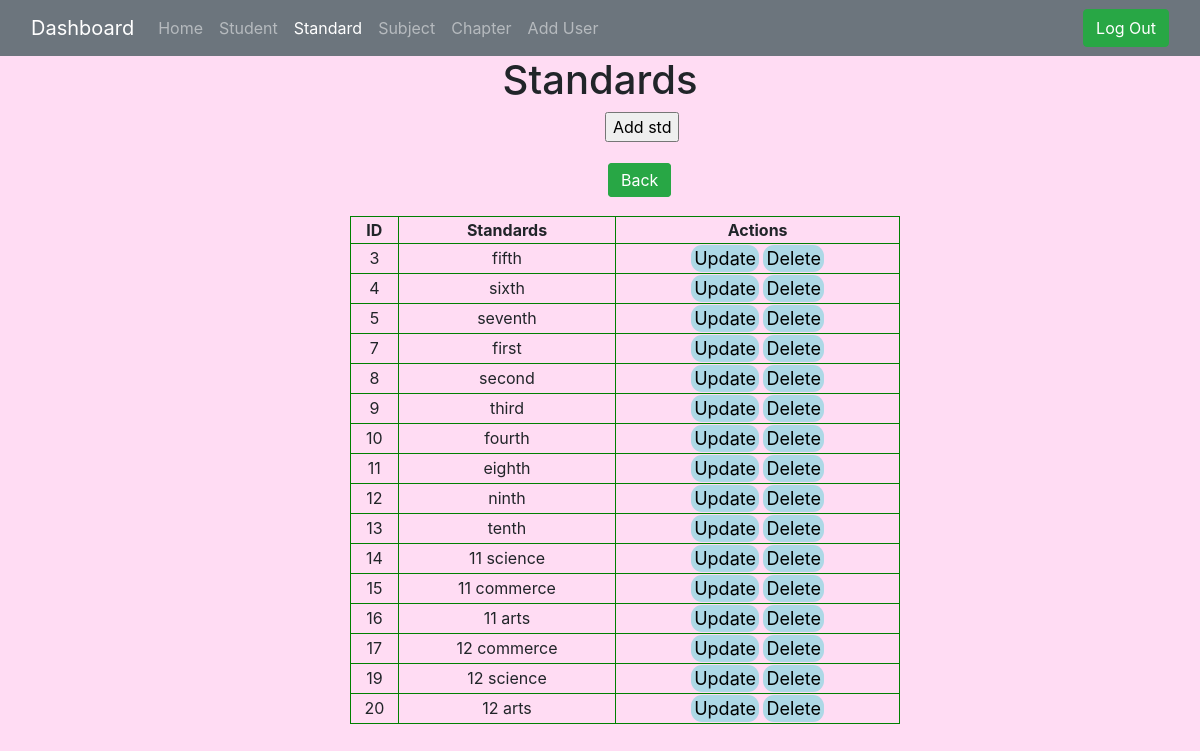
/standards.php (signed in), run on the app's committed database.
### tables this page shows
CREATE TABLE `standards` (
  `id` int NOT NULL,
  `std_name` varchar(100) NOT NULL
);

### standards.php (the view, shortened to what this page needs)
<?php include "navbar.php"?>
<!DOCTYPE html>
<html lang="en">
<head>
    <link rel="stylesheet" href="https://stackpath.bootstrapcdn.com/bootstrap/4.5.0/css/bootstrap.min.css">
    <link rel="stylesheet" href="https://maxcdn.bootstrapcdn.com/font-awesome/4.7.0/css/font-awesome.min.css">
</head>
<body>
    <h1 class="header">Standards</h1>
    <a href="addstd.php"><input class="btn1" type="button" value="Add std"></a><br>
    <a class='btn btn-success backbtn'  href='dashboard.php'>Back</a><br>
</body>
</html>
<?php
require "db.php";
$query = "SELECT * FROM `standards`";
$result = mysqli_query($conn, $query);
echo "<table class='table1' border='1'>
        <br>
        <tr>
        <th>ID</th>
        <th>Standards</th>
        <th>Actions</th>
        </tr>";
while ($row = mysqli_fetch_array($result)) {
    echo "<tr>";
    echo "<td>" . $row['id'] . "</td>";
    echo "<td>" . $row['std_name'] . "</td>";
    echo "<td>" ."<a class='buttons' href='updatestd.php?id=" . $row['id'] . "'>Update</a>". " " . "<a class='buttons' href='deleteStandard.php?id=" . $row['id'] . "'>Delete</a>" . "</td>"; ;
    echo "</tr>";
}
echo "</table>";
?>

### navbar.php (shortened to what this page needs)
<?php
    $curPageName = substr($_SERVER["SCRIPT_NAME"],strrpos($_SERVER["SCRIPT_NAME"],"/")+1);
?>
<!DOCTYPE html>
<html lang="en">
<head>
</head>
<link rel="stylesheet" href="https://stackpath.bootstrapcdn.com/bootstrap/4.5.0/css/bootstrap.min.css">
<link rel="stylesheet" href="https://maxcdn.bootstrapcdn.com/font-awesome/4.7.0/css/font-awesome.min.css">
<body>
<nav class="navbar navbar-expand-lg navbar-dark bg-secondary ">
<div class="container-fluid">
  <a class="navbar-brand" href="dashboard.php">Dashboard</a>
  <div class="collapse navbar-collapse" id="navbarNav">
    <ul class="navbar-nav">
      <li class="nav-item<?php if($curPageName === 'dashboard.php') echo ' active';?>">
        <a class="nav-link" href="dashboard.php">Home <span class="sr-only">(current)</span></a>
      </li>
      <li class="nav-item<?php if($curPageName === 'student.php') echo ' active';?>">
        <a class="nav-link" href="student.php">Student</a>
    </li>
    <li class="nav-item<?php if($curPageName === 'standards.php') echo ' active';?>">
        <a class="nav-link" href="standards.php">Standard</a>
    </li>
    <li class="nav-item<?php if($curPageName === 'subjects.php') echo ' active';?>">
        <a class="nav-link" href="subjects.php">Subject</a>
    </li>
    <li class="nav-item<?php if($curPageName === 'chapters.php') echo ' active';?>">
        <a class="nav-link" href="chapters.php">Chapter</a>
    </li>
    <li class="nav-item<?php if($curPageName === 'addUser.php') echo ' active';?>">
      <a class="nav-link" href="addUser.php">Add User <span class="sr-only">(current)</span></a>
    </li>
</ul>
    <form class="d-flex" role="search">
    <a href="logout.php"><input class="btn btn-success btn-logout" type="button" value="Log Out"></a>
      </form>
  </div>
</div>
</nav>
</body>
</html>

### navbar.php (style rules this page uses)
.d-flex { margin-left: auto; }
.btn-logout { border-radius: 5px; }

### standards.php (style rules this page uses)
body { background-color: #ffdcf3; }
.header { text-align: center; }
.table1 { border: 1px solid green; border-spacing: 0; text-align: center; width: 550px; border-radius: 2px; margin-left: 350px; }
.buttons { color: black; text-decoration: none; background: lightblue; border-radius: 11px; padding: 3px; width: 60px; border: none; font-size: 18px; }
.btn1 { display: block; margin-left: 605px; }
.backbtn { display: inline; width: 100px; margin-bottom: 60px; margin-left: 608px; }

### data on the page
standards: id "3", std_name "fifth"
standards: id "4", std_name "sixth"
standards: id "5", std_name "seventh"
standards: id "7", std_name "first"
standards: id "8", std_name "second"
standards: id "9", std_name "third"
standards: id "10", std_name "fourth"
standards: id "11", std_name "eighth"
standards: id "12", std_name "ninth"
standards: id "13", std_name "tenth"
standards: id "14", std_name "11 science"
standards: id "15", std_name "11 commerce"
standards: id "16", std_name "11 arts"
standards: id "17", std_name "12 commerce"
standards: id "19", std_name "12 science"
standards: id "20", std_name "12 arts"
